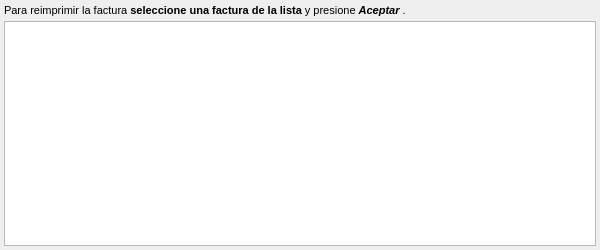
<?xml version="1.0" encoding="UTF-8"?>
<ui version="4.0">
 <class>refacturarDialog</class>
 <widget class="QWidget" name="refacturarDialog">
  <property name="geometry">
   <rect>
    <x>0</x>
    <y>0</y>
    <width>600</width>
    <height>250</height>
   </rect>
  </property>
  <property name="minimumSize">
   <size>
    <width>600</width>
    <height>250</height>
   </size>
  </property>
  <property name="windowTitle">
   <string>Reimprimir Factura</string>
  </property>
  <layout class="QVBoxLayout" name="verticalLayout">
   <property name="spacing">
    <number>4</number>
   </property>
   <property name="margin">
    <number>4</number>
   </property>
   <item>
    <widget class="QLabel" name="lblTitle">
     <property name="text">
      <string>&lt;!DOCTYPE HTML PUBLIC &quot;-//W3C//DTD HTML 4.0//EN&quot; &quot;http://www.w3.org/TR/REC-html40/strict.dtd&quot;&gt;
&lt;html&gt;&lt;head&gt;&lt;meta name=&quot;qrichtext&quot; content=&quot;1&quot; /&gt;&lt;style type=&quot;text/css&quot;&gt;
p, li { white-space: pre-wrap; }
&lt;/style&gt;&lt;/head&gt;&lt;body style=&quot; font-family:'Ubuntu'; font-size:11pt; font-weight:400; font-style:normal;&quot;&gt;
&lt;p style=&quot; margin-top:0px; margin-bottom:0px; margin-left:0px; margin-right:0px; -qt-block-indent:0; text-indent:0px;&quot;&gt;&lt;span style=&quot; font-family:'Lucida Grande'; font-size:8pt;&quot;&gt;Para reimprimir la factura &lt;/span&gt;&lt;span style=&quot; font-family:'Lucida Grande'; font-size:8pt; font-weight:600;&quot;&gt;seleccione una factura de la lista&lt;/span&gt;&lt;span style=&quot; font-family:'Lucida Grande'; font-size:8pt;&quot;&gt; y presione &lt;/span&gt;&lt;span style=&quot; font-family:'Lucida Grande'; font-size:8pt; font-weight:600; font-style:italic;&quot;&gt;Aceptar&lt;/span&gt;&lt;span style=&quot; font-family:'Lucida Grande'; font-size:8pt;&quot;&gt; .&lt;/span&gt;&lt;/p&gt;&lt;/body&gt;&lt;/html&gt;</string>
     </property>
     <property name="wordWrap">
      <bool>true</bool>
     </property>
    </widget>
   </item>
   <item>
    <widget class="QTableView" name="tableWidget">
     <property name="minimumSize">
      <size>
       <width>280</width>
       <height>0</height>
      </size>
     </property>
     <property name="editTriggers">
      <set>QAbstractItemView::NoEditTriggers</set>
     </property>
     <property name="selectionMode">
      <enum>QAbstractItemView::SingleSelection</enum>
     </property>
     <property name="selectionBehavior">
      <enum>QAbstractItemView::SelectRows</enum>
     </property>
     <property name="sortingEnabled">
      <bool>true</bool>
     </property>
     <property name="cornerButtonEnabled">
      <bool>false</bool>
     </property>
    </widget>
   </item>
  </layout>
 </widget>
 <tabstops>
  <tabstop>tableWidget</tabstop>
 </tabstops>
 <resources/>
 <connections/>
</ui>
